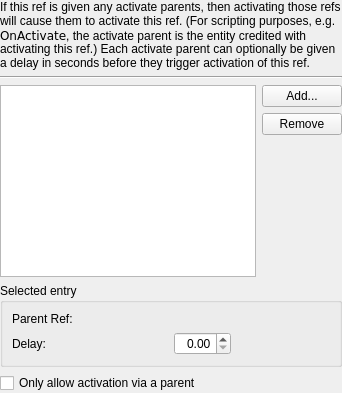
     <widget class="QWidget" name="pageActivateParents">
      <layout class="QGridLayout" name="gridLayout_14">
       <property name="leftMargin">
        <number>0</number>
       </property>
       <property name="topMargin">
        <number>0</number>
       </property>
       <property name="rightMargin">
        <number>0</number>
       </property>
       <property name="bottomMargin">
        <number>0</number>
       </property>
       <item row="4" column="0">
        <widget class="QGroupBox" name="groupBox_2">
         <property name="title">
          <string>Selected entry</string>
         </property>
         <layout class="QGridLayout" name="gridLayout_15">
          <item row="0" column="0">
           <widget class="QLabel" name="label_26">
            <property name="text">
             <string>Parent Ref:</string>
            </property>
            <property name="buddy">
             <cstring>currentActivateParentRef</cstring>
            </property>
           </widget>
          </item>
          <item row="1" column="0">
           <widget class="QLabel" name="label_27">
            <property name="text">
             <string>Delay:</string>
            </property>
            <property name="buddy">
             <cstring>currentActivateParentDelay</cstring>
            </property>
           </widget>
          </item>
          <item row="0" column="1">
           <widget class="DKCompactObjectReferencePicker" name="currentActivateParentRef"/>
          </item>
          <item row="1" column="1" alignment="Qt::AlignLeft">
           <widget class="QDoubleSpinBox" name="currentActivateParentDelay">
            <property name="alignment">
             <set>Qt::AlignRight|Qt::AlignTrailing|Qt::AlignVCenter</set>
            </property>
           </widget>
          </item>
         </layout>
        </widget>
       </item>
       <item row="5" column="0">
        <widget class="QCheckBox" name="flagOnlyAllowActivateViaParent">
         <property name="whatsThis">
          <string>If checked, the player can't activate this ref directly; they can only activate it via an activate parent. Note that this option doesn't affect scripts, console commands, and so on, which can always activate this ref.</string>
         </property>
         <property name="text">
          <string>Only allow activation via a parent</string>
         </property>
        </widget>
       </item>
       <item row="1" column="0">
        <widget class="QLabel" name="label_23">
         <property name="text">
          <string>&lt;p&gt;If this ref is given any &lt;dfn&gt;activate parents&lt;/dfn&gt;, then activating those refs will cause them to activate this ref. (For scripting purposes, e.g. &lt;code&gt;OnActivate&lt;/code&gt;, the activate parent is the entity credited with activating this ref.) Each activate parent can optionally be given a delay in seconds before they trigger activation of this ref.&lt;/p&gt;</string>
         </property>
         <property name="wordWrap">
          <bool>true</bool>
         </property>
        </widget>
       </item>
       <item row="3" column="0">
        <layout class="QHBoxLayout" name="horizontalLayout_6">
         <item>
          <widget class="QTableView" name="activateParents"/>
         </item>
         <item>
          <layout class="QVBoxLayout" name="verticalLayout_3">
           <item>
            <widget class="QPushButton" name="buttonActivateParentNew">
             <property name="text">
              <string>Add...</string>
             </property>
            </widget>
           </item>
           <item>
            <widget class="QPushButton" name="buttonActivateParentDelete">
             <property name="text">
              <string>Remove</string>
             </property>
            </widget>
           </item>
           <item>
            <spacer name="verticalSpacer_5">
             <property name="orientation">
              <enum>Qt::Vertical</enum>
             </property>
             <property name="sizeHint" stdset="0">
              <size>
               <width>20</width>
               <height>40</height>
              </size>
             </property>
            </spacer>
           </item>
          </layout>
         </item>
        </layout>
       </item>
       <item row="2" column="0">
        <widget class="Line" name="line">
         <property name="orientation">
          <enum>Qt::Horizontal</enum>
         </property>
        </widget>
       </item>
      </layout>
     </widget>
